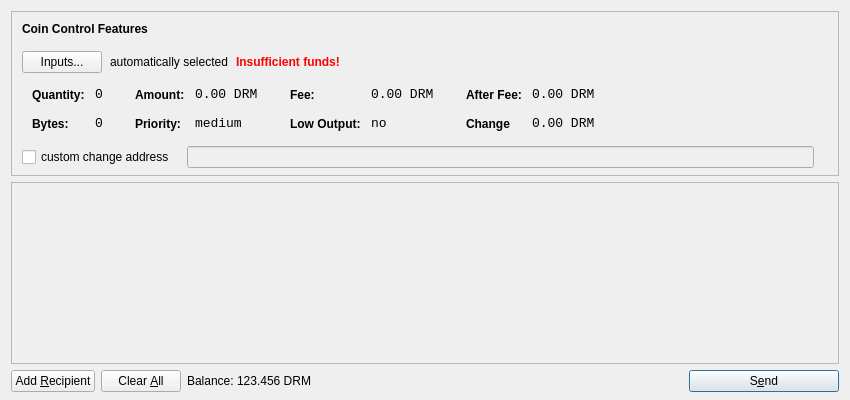
<?xml version="1.0" encoding="UTF-8"?>
<ui version="4.0">
 <class>SendCoinsDialog</class>
 <widget class="QDialog" name="SendCoinsDialog">
  <property name="geometry">
   <rect>
    <x>0</x>
    <y>0</y>
    <width>850</width>
    <height>400</height>
   </rect>
  </property>
  <property name="windowTitle">
   <string>Send Coins</string>
  </property>
  <layout class="QVBoxLayout" name="verticalLayout" stretch="0,1,0">
   <property name="bottomMargin">
    <number>8</number>
   </property>
   <item>
    <widget class="QFrame" name="frameCoinControl">
     <property name="sizePolicy">
      <sizepolicy hsizetype="Expanding" vsizetype="Expanding">
       <horstretch>0</horstretch>
       <verstretch>0</verstretch>
      </sizepolicy>
     </property>
     <property name="maximumSize">
      <size>
       <width>16777215</width>
       <height>16777215</height>
      </size>
     </property>
     <property name="frameShape">
      <enum>QFrame::StyledPanel</enum>
     </property>
     <property name="frameShadow">
      <enum>QFrame::Sunken</enum>
     </property>
     <layout class="QVBoxLayout" name="verticalLayoutCoinControl2">
      <property name="spacing">
       <number>-1</number>
      </property>
      <property name="leftMargin">
       <number>0</number>
      </property>
      <property name="topMargin">
       <number>0</number>
      </property>
      <property name="rightMargin">
       <number>0</number>
      </property>
      <property name="bottomMargin">
       <number>6</number>
      </property>
      <item>
       <layout class="QVBoxLayout" name="verticalLayoutCoinControl" stretch="0,0,0,0,1">
        <property name="spacing">
         <number>0</number>
        </property>
        <property name="leftMargin">
         <number>10</number>
        </property>
        <property name="topMargin">
         <number>10</number>
        </property>
        <item>
         <layout class="QHBoxLayout" name="horizontalLayoutCoinControl1">
          <property name="bottomMargin">
           <number>15</number>
          </property>
          <item>
           <widget class="QLabel" name="labelCoinControlFeatures">
            <property name="sizePolicy">
             <sizepolicy hsizetype="Preferred" vsizetype="Maximum">
              <horstretch>0</horstretch>
              <verstretch>0</verstretch>
             </sizepolicy>
            </property>
            <property name="font">
             <font>
              <weight>75</weight>
              <bold>true</bold>
             </font>
            </property>
            <property name="styleSheet">
             <string notr="true">font-weight:bold;</string>
            </property>
            <property name="text">
             <string>Coin Control Features</string>
            </property>
           </widget>
          </item>
         </layout>
        </item>
        <item>
         <layout class="QHBoxLayout" name="horizontalLayoutCoinControl2" stretch="0,0,0,0">
          <property name="spacing">
           <number>8</number>
          </property>
          <property name="bottomMargin">
           <number>10</number>
          </property>
          <item>
           <widget class="QPushButton" name="pushButtonCoinControl">
            <property name="styleSheet">
             <string notr="true"/>
            </property>
            <property name="text">
             <string>Inputs...</string>
            </property>
           </widget>
          </item>
          <item>
           <widget class="QLabel" name="labelCoinControlAutomaticallySelected">
            <property name="text">
             <string>automatically selected</string>
            </property>
            <property name="margin">
             <number>5</number>
            </property>
           </widget>
          </item>
          <item>
           <widget class="QLabel" name="labelCoinControlInsuffFunds">
            <property name="font">
             <font>
              <weight>75</weight>
              <bold>true</bold>
             </font>
            </property>
            <property name="styleSheet">
             <string notr="true">color:red;font-weight:bold;</string>
            </property>
            <property name="text">
             <string>Insufficient funds!</string>
            </property>
            <property name="margin">
             <number>5</number>
            </property>
           </widget>
          </item>
          <item>
           <spacer name="horizontalSpacerCoinControl">
            <property name="orientation">
             <enum>Qt::Horizontal</enum>
            </property>
            <property name="sizeHint" stdset="0">
             <size>
              <width>40</width>
              <height>1</height>
             </size>
            </property>
           </spacer>
          </item>
         </layout>
        </item>
        <item>
         <widget class="QWidget" name="widgetCoinControl" native="true">
          <property name="sizePolicy">
           <sizepolicy hsizetype="Preferred" vsizetype="Preferred">
            <horstretch>0</horstretch>
            <verstretch>0</verstretch>
           </sizepolicy>
          </property>
          <property name="minimumSize">
           <size>
            <width>0</width>
            <height>0</height>
           </size>
          </property>
          <property name="styleSheet">
           <string notr="true"/>
          </property>
          <layout class="QHBoxLayout" name="horizontalLayoutCoinControl5">
           <property name="margin">
            <number>0</number>
           </property>
           <item>
            <layout class="QHBoxLayout" name="horizontalLayoutCoinControl3" stretch="0,0,0,1">
             <property name="spacing">
              <number>20</number>
             </property>
             <property name="topMargin">
              <number>0</number>
             </property>
             <property name="bottomMargin">
              <number>10</number>
             </property>
             <item>
              <layout class="QFormLayout" name="formLayoutCoinControl1">
               <property name="horizontalSpacing">
                <number>10</number>
               </property>
               <property name="verticalSpacing">
                <number>14</number>
               </property>
               <property name="leftMargin">
                <number>10</number>
               </property>
               <property name="topMargin">
                <number>4</number>
               </property>
               <property name="rightMargin">
                <number>6</number>
               </property>
               <item row="0" column="0">
                <widget class="QLabel" name="labelCoinControlQuantityText">
                 <property name="styleSheet">
                  <string notr="true">font-weight:bold;</string>
                 </property>
                 <property name="text">
                  <string>Quantity:</string>
                 </property>
                 <property name="margin">
                  <number>0</number>
                 </property>
                </widget>
               </item>
               <item row="0" column="1">
                <widget class="QLabel" name="labelCoinControlQuantity">
                 <property name="font">
                  <font>
                   <family>Monospace</family>
                   <pointsize>10</pointsize>
                  </font>
                 </property>
                 <property name="cursor">
                  <cursorShape>IBeamCursor</cursorShape>
                 </property>
                 <property name="contextMenuPolicy">
                  <enum>Qt::ActionsContextMenu</enum>
                 </property>
                 <property name="text">
                  <string>0</string>
                 </property>
                 <property name="margin">
                  <number>0</number>
                 </property>
                 <property name="textInteractionFlags">
                  <set>Qt::LinksAccessibleByMouse|Qt::TextSelectableByKeyboard|Qt::TextSelectableByMouse</set>
                 </property>
                </widget>
               </item>
               <item row="1" column="0">
                <widget class="QLabel" name="labelCoinControlBytesText">
                 <property name="styleSheet">
                  <string notr="true">font-weight:bold;</string>
                 </property>
                 <property name="text">
                  <string>Bytes:</string>
                 </property>
                </widget>
               </item>
               <item row="1" column="1">
                <widget class="QLabel" name="labelCoinControlBytes">
                 <property name="font">
                  <font>
                   <family>Monospace</family>
                   <pointsize>10</pointsize>
                  </font>
                 </property>
                 <property name="cursor">
                  <cursorShape>IBeamCursor</cursorShape>
                 </property>
                 <property name="contextMenuPolicy">
                  <enum>Qt::ActionsContextMenu</enum>
                 </property>
                 <property name="text">
                  <string>0</string>
                 </property>
                 <property name="textInteractionFlags">
                  <set>Qt::LinksAccessibleByMouse|Qt::TextSelectableByKeyboard|Qt::TextSelectableByMouse</set>
                 </property>
                </widget>
               </item>
              </layout>
             </item>
             <item>
              <layout class="QFormLayout" name="formLayoutCoinControl2">
               <property name="horizontalSpacing">
                <number>10</number>
               </property>
               <property name="verticalSpacing">
                <number>14</number>
               </property>
               <property name="leftMargin">
                <number>6</number>
               </property>
               <property name="topMargin">
                <number>4</number>
               </property>
               <property name="rightMargin">
                <number>6</number>
               </property>
               <item row="0" column="0">
                <widget class="QLabel" name="labelCoinControlAmountText">
                 <property name="styleSheet">
                  <string notr="true">font-weight:bold;</string>
                 </property>
                 <property name="text">
                  <string>Amount:</string>
                 </property>
                 <property name="margin">
                  <number>0</number>
                 </property>
                </widget>
               </item>
               <item row="0" column="1">
                <widget class="QLabel" name="labelCoinControlAmount">
                 <property name="font">
                  <font>
                   <family>Monospace</family>
                   <pointsize>10</pointsize>
                  </font>
                 </property>
                 <property name="cursor">
                  <cursorShape>IBeamCursor</cursorShape>
                 </property>
                 <property name="contextMenuPolicy">
                  <enum>Qt::ActionsContextMenu</enum>
                 </property>
                 <property name="text">
                  <string>0.00 DRM</string>
                 </property>
                 <property name="textInteractionFlags">
                  <set>Qt::LinksAccessibleByMouse|Qt::TextSelectableByKeyboard|Qt::TextSelectableByMouse</set>
                 </property>
                </widget>
               </item>
               <item row="1" column="0">
                <widget class="QLabel" name="labelCoinControlPriorityText">
                 <property name="styleSheet">
                  <string notr="true">font-weight:bold;</string>
                 </property>
                 <property name="text">
                  <string>Priority:</string>
                 </property>
                </widget>
               </item>
               <item row="1" column="1">
                <widget class="QLabel" name="labelCoinControlPriority">
                 <property name="font">
                  <font>
                   <family>Monospace</family>
                   <pointsize>10</pointsize>
                  </font>
                 </property>
                 <property name="cursor">
                  <cursorShape>IBeamCursor</cursorShape>
                 </property>
                 <property name="contextMenuPolicy">
                  <enum>Qt::ActionsContextMenu</enum>
                 </property>
                 <property name="text">
                  <string>medium</string>
                 </property>
                 <property name="textInteractionFlags">
                  <set>Qt::LinksAccessibleByMouse|Qt::TextSelectableByKeyboard|Qt::TextSelectableByMouse</set>
                 </property>
                </widget>
               </item>
              </layout>
             </item>
             <item>
              <layout class="QFormLayout" name="formLayoutCoinControl3">
               <property name="horizontalSpacing">
                <number>10</number>
               </property>
               <property name="verticalSpacing">
                <number>14</number>
               </property>
               <property name="leftMargin">
                <number>6</number>
               </property>
               <property name="topMargin">
                <number>4</number>
               </property>
               <property name="rightMargin">
                <number>6</number>
               </property>
               <item row="0" column="0">
                <widget class="QLabel" name="labelCoinControlFeeText">
                 <property name="styleSheet">
                  <string notr="true">font-weight:bold;</string>
                 </property>
                 <property name="text">
                  <string>Fee:</string>
                 </property>
                 <property name="margin">
                  <number>0</number>
                 </property>
                </widget>
               </item>
               <item row="0" column="1">
                <widget class="QLabel" name="labelCoinControlFee">
                 <property name="font">
                  <font>
                   <family>Monospace</family>
                   <pointsize>10</pointsize>
                  </font>
                 </property>
                 <property name="cursor">
                  <cursorShape>IBeamCursor</cursorShape>
                 </property>
                 <property name="contextMenuPolicy">
                  <enum>Qt::ActionsContextMenu</enum>
                 </property>
                 <property name="text">
                  <string>0.00 DRM</string>
                 </property>
                 <property name="textInteractionFlags">
                  <set>Qt::LinksAccessibleByMouse|Qt::TextSelectableByKeyboard|Qt::TextSelectableByMouse</set>
                 </property>
                </widget>
               </item>
               <item row="1" column="0">
                <widget class="QLabel" name="labelCoinControlLowOutputText">
                 <property name="styleSheet">
                  <string notr="true">font-weight:bold;</string>
                 </property>
                 <property name="text">
                  <string>Low Output:</string>
                 </property>
                </widget>
               </item>
               <item row="1" column="1">
                <widget class="QLabel" name="labelCoinControlLowOutput">
                 <property name="font">
                  <font>
                   <family>Monospace</family>
                   <pointsize>10</pointsize>
                  </font>
                 </property>
                 <property name="cursor">
                  <cursorShape>IBeamCursor</cursorShape>
                 </property>
                 <property name="contextMenuPolicy">
                  <enum>Qt::ActionsContextMenu</enum>
                 </property>
                 <property name="text">
                  <string>no</string>
                 </property>
                 <property name="textInteractionFlags">
                  <set>Qt::LinksAccessibleByMouse|Qt::TextSelectableByKeyboard|Qt::TextSelectableByMouse</set>
                 </property>
                </widget>
               </item>
              </layout>
             </item>
             <item>
              <layout class="QFormLayout" name="formLayoutCoinControl4">
               <property name="horizontalSpacing">
                <number>10</number>
               </property>
               <property name="verticalSpacing">
                <number>14</number>
               </property>
               <property name="leftMargin">
                <number>6</number>
               </property>
               <property name="topMargin">
                <number>4</number>
               </property>
               <property name="rightMargin">
                <number>6</number>
               </property>
               <item row="0" column="0">
                <widget class="QLabel" name="labelCoinControlAfterFeeText">
                 <property name="styleSheet">
                  <string notr="true">font-weight:bold;</string>
                 </property>
                 <property name="text">
                  <string>After Fee:</string>
                 </property>
                 <property name="margin">
                  <number>0</number>
                 </property>
                </widget>
               </item>
               <item row="0" column="1">
                <widget class="QLabel" name="labelCoinControlAfterFee">
                 <property name="font">
                  <font>
                   <family>Monospace</family>
                   <pointsize>10</pointsize>
                  </font>
                 </property>
                 <property name="cursor">
                  <cursorShape>IBeamCursor</cursorShape>
                 </property>
                 <property name="contextMenuPolicy">
                  <enum>Qt::ActionsContextMenu</enum>
                 </property>
                 <property name="text">
                  <string>0.00 DRM</string>
                 </property>
                 <property name="textInteractionFlags">
                  <set>Qt::LinksAccessibleByMouse|Qt::TextSelectableByKeyboard|Qt::TextSelectableByMouse</set>
                 </property>
                </widget>
               </item>
               <item row="1" column="0">
                <widget class="QLabel" name="labelCoinControlChangeText">
                 <property name="styleSheet">
                  <string notr="true">font-weight:bold;</string>
                 </property>
                 <property name="text">
                  <string>Change</string>
                 </property>
                </widget>
               </item>
               <item row="1" column="1">
                <widget class="QLabel" name="labelCoinControlChange">
                 <property name="font">
                  <font>
                   <family>Monospace</family>
                   <pointsize>10</pointsize>
                  </font>
                 </property>
                 <property name="cursor">
                  <cursorShape>IBeamCursor</cursorShape>
                 </property>
                 <property name="contextMenuPolicy">
                  <enum>Qt::ActionsContextMenu</enum>
                 </property>
                 <property name="text">
                  <string>0.00 DRM</string>
                 </property>
                 <property name="textInteractionFlags">
                  <set>Qt::LinksAccessibleByMouse|Qt::TextSelectableByKeyboard|Qt::TextSelectableByMouse</set>
                 </property>
                </widget>
               </item>
              </layout>
             </item>
            </layout>
           </item>
          </layout>
         </widget>
        </item>
        <item>
         <layout class="QHBoxLayout" name="horizontalLayoutCoinControl4" stretch="0,0,0">
          <property name="spacing">
           <number>12</number>
          </property>
          <property name="sizeConstraint">
           <enum>QLayout::SetDefaultConstraint</enum>
          </property>
          <property name="topMargin">
           <number>5</number>
          </property>
          <property name="rightMargin">
           <number>5</number>
          </property>
          <item>
           <widget class="QCheckBox" name="checkBoxCoinControlChange">
            <property name="text">
             <string>custom change address</string>
            </property>
           </widget>
          </item>
          <item>
           <widget class="QLineEdit" name="lineEditCoinControlChange">
            <property name="enabled">
             <bool>false</bool>
            </property>
            <property name="sizePolicy">
             <sizepolicy hsizetype="Expanding" vsizetype="Fixed">
              <horstretch>0</horstretch>
              <verstretch>0</verstretch>
             </sizepolicy>
            </property>
           </widget>
          </item>
          <item>
           <widget class="QLabel" name="labelCoinControlChangeLabel">
            <property name="sizePolicy">
             <sizepolicy hsizetype="Preferred" vsizetype="Expanding">
              <horstretch>0</horstretch>
              <verstretch>0</verstretch>
             </sizepolicy>
            </property>
            <property name="minimumSize">
             <size>
              <width>0</width>
              <height>0</height>
             </size>
            </property>
            <property name="text">
             <string/>
            </property>
            <property name="margin">
             <number>3</number>
            </property>
           </widget>
          </item>
         </layout>
        </item>
        <item>
         <spacer name="verticalSpacerCoinControl">
          <property name="orientation">
           <enum>Qt::Vertical</enum>
          </property>
          <property name="sizeHint" stdset="0">
           <size>
            <width>800</width>
            <height>1</height>
           </size>
          </property>
         </spacer>
        </item>
       </layout>
      </item>
     </layout>
    </widget>
   </item>
   <item>
    <widget class="QScrollArea" name="scrollArea">
     <property name="widgetResizable">
      <bool>true</bool>
     </property>
     <widget class="QWidget" name="scrollAreaWidgetContents">
      <property name="geometry">
       <rect>
        <x>0</x>
        <y>0</y>
        <width>830</width>
        <height>165</height>
       </rect>
      </property>
      <layout class="QVBoxLayout" name="verticalLayout_2">
       <property name="margin">
        <number>0</number>
       </property>
       <item>
        <layout class="QVBoxLayout" name="entries">
         <property name="spacing">
          <number>6</number>
         </property>
        </layout>
       </item>
       <item>
        <spacer name="verticalSpacer">
         <property name="orientation">
          <enum>Qt::Vertical</enum>
         </property>
         <property name="sizeHint" stdset="0">
          <size>
           <width>20</width>
           <height>40</height>
          </size>
         </property>
        </spacer>
       </item>
      </layout>
     </widget>
    </widget>
   </item>
   <item>
    <layout class="QHBoxLayout" name="horizontalLayout">
     <item>
      <widget class="QPushButton" name="addButton">
       <property name="toolTip">
        <string>Send to multiple recipients at once</string>
       </property>
       <property name="text">
        <string>Add &amp;Recipient</string>
       </property>
       <property name="icon">
        <iconset resource="../bitcoin.qrc">
         <normaloff>:/icons/add</normaloff>:/icons/add</iconset>
       </property>
       <property name="autoDefault">
        <bool>false</bool>
       </property>
      </widget>
     </item>
     <item>
      <widget class="QPushButton" name="clearButton">
       <property name="sizePolicy">
        <sizepolicy hsizetype="Minimum" vsizetype="Fixed">
         <horstretch>0</horstretch>
         <verstretch>0</verstretch>
        </sizepolicy>
       </property>
       <property name="toolTip">
        <string>Remove all transaction fields</string>
       </property>
       <property name="text">
        <string>Clear &amp;All</string>
       </property>
       <property name="icon">
        <iconset resource="../bitcoin.qrc">
         <normaloff>:/icons/remove</normaloff>:/icons/remove</iconset>
       </property>
       <property name="autoRepeatDelay">
        <number>300</number>
       </property>
       <property name="autoDefault">
        <bool>false</bool>
       </property>
      </widget>
     </item>
     <item>
      <layout class="QHBoxLayout" name="horizontalLayout_2">
       <property name="spacing">
        <number>3</number>
       </property>
       <item>
        <widget class="QLabel" name="label">
         <property name="sizePolicy">
          <sizepolicy hsizetype="Preferred" vsizetype="Fixed">
           <horstretch>0</horstretch>
           <verstretch>0</verstretch>
          </sizepolicy>
         </property>
         <property name="text">
          <string>Balance:</string>
         </property>
        </widget>
       </item>
       <item>
        <widget class="QLabel" name="labelBalance">
         <property name="sizePolicy">
          <sizepolicy hsizetype="Preferred" vsizetype="Fixed">
           <horstretch>0</horstretch>
           <verstretch>0</verstretch>
          </sizepolicy>
         </property>
         <property name="cursor">
          <cursorShape>IBeamCursor</cursorShape>
         </property>
         <property name="text">
          <string>123.456 DRM</string>
         </property>
         <property name="textInteractionFlags">
          <set>Qt::LinksAccessibleByMouse|Qt::TextSelectableByKeyboard|Qt::TextSelectableByMouse</set>
         </property>
        </widget>
       </item>
      </layout>
     </item>
     <item>
      <spacer name="horizontalSpacer">
       <property name="orientation">
        <enum>Qt::Horizontal</enum>
       </property>
       <property name="sizeHint" stdset="0">
        <size>
         <width>40</width>
         <height>20</height>
        </size>
       </property>
      </spacer>
     </item>
     <item>
      <widget class="QPushButton" name="sendButton">
       <property name="minimumSize">
        <size>
         <width>150</width>
         <height>0</height>
        </size>
       </property>
       <property name="toolTip">
        <string>Confirm the send action</string>
       </property>
       <property name="text">
        <string>S&amp;end</string>
       </property>
       <property name="icon">
        <iconset resource="../bitcoin.qrc">
         <normaloff>:/icons/send</normaloff>:/icons/send</iconset>
       </property>
       <property name="default">
        <bool>true</bool>
       </property>
      </widget>
     </item>
    </layout>
   </item>
  </layout>
 </widget>
 <resources>
  <include location="../bitcoin.qrc"/>
 </resources>
 <connections/>
</ui>
